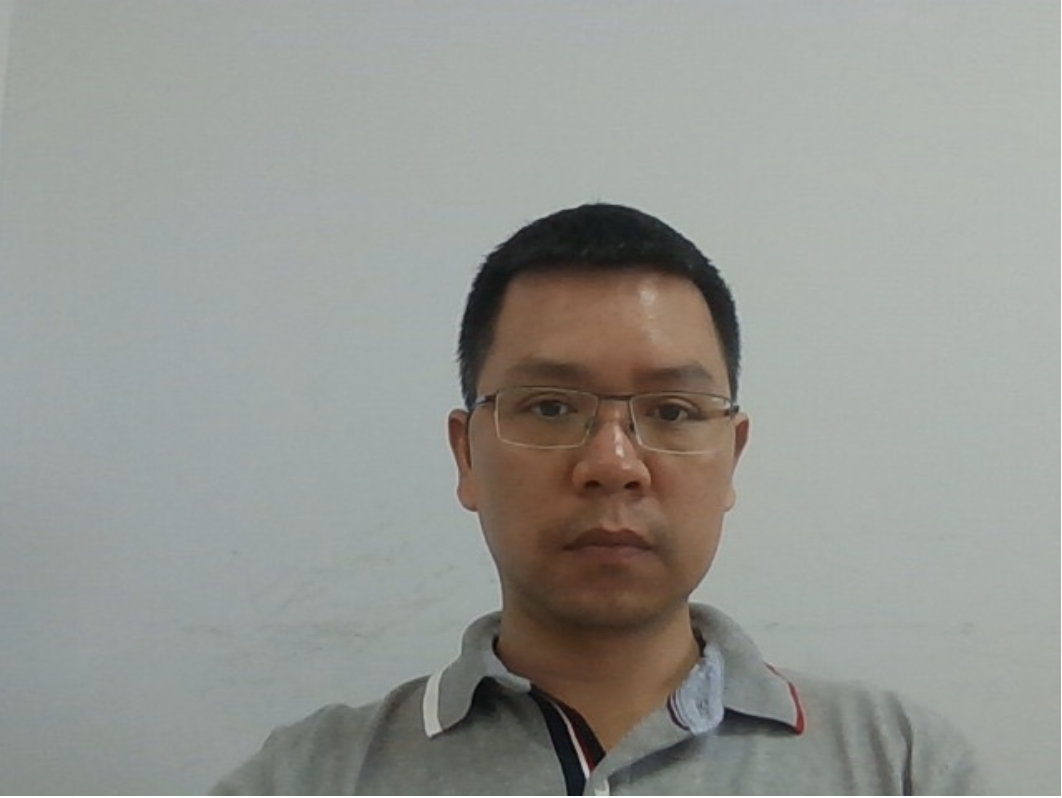
#> input picture Week_3/coming_pic.png, 1062 x 798 px
$ jupyter execute index.ipynb   (older library calls are emulated)
#> lines starting #> are read from the running program, lines starting #| are printed output that depends on the picture; after the words box and inside, x2 and y2 are one past the last pixel; in counts of white or black regions, pixels touching at a corner belong together; long printed decimals are rounded
[cell 1]
# Image blurring
import numpy as np
import cv2

# load image in grayscale mode
image = cv2.imread('coming_pic.png', 0)
#> image: shape (798, 1062); min 5, max 255, mean 150

# create kernel
kernel = np.ones((15,15), np.float32) / 225.0

# compute mean for each pixel
dst = cv2.filter2D(image, cv2.CV_8U, kernel)

# show images
cv2.imshow('image', image)
cv2.imshow('dst', dst)

# waiting for any keys pressed and close windows
cv2.waitKey(0)
cv2.destroyAllWindows()

[cell 2]
# Face Detection
import numpy as np
import cv2
face_cascade = cv2.CascadeClassifier('haarcascade_frontalface_default.xml')
image = cv2.imread('coming_pic.png', 1)
#> image is the input picture: shape (798, 1062, 3); mean B, G, R 146.6, 151.5, 149.6

gray = cv2.cvtColor(image, cv2.COLOR_BGR2GRAY)
faces = face_cascade.detectMultiScale(gray, 1.1, 4)
#> faces = [[444, 275, 333, 333]]
kernel = np.ones((9,9), np.float32) / 81

for (x, y, w, h) in faces:
    cv2.rectangle(image, (x, y), (x+w, y+h), (0, 255, 0), 1)
    roi=image[y:y+h,x:x+w]

    roi=cv2.filter2D(roi, cv2.CV_8U, kernel)
    roi=cv2.filter2D(roi, cv2.CV_8U, kernel)
    roi=cv2.filter2D(roi, cv2.CV_8U, kernel)

    image[y:y+h,x:x+w]=roi
#> this loop made 1 pass
#> pass 1, `roi=cv2.filter2D(roi, cv2.CV_8U, kernel)`:
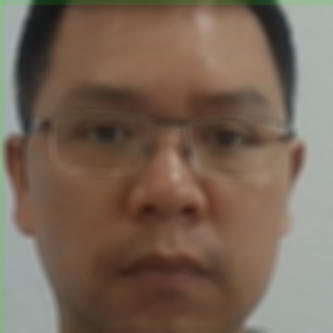
#> roi: shape (333, 333, 3); mean B, G, R 87, 102.1, 120.5
#> after the loop:
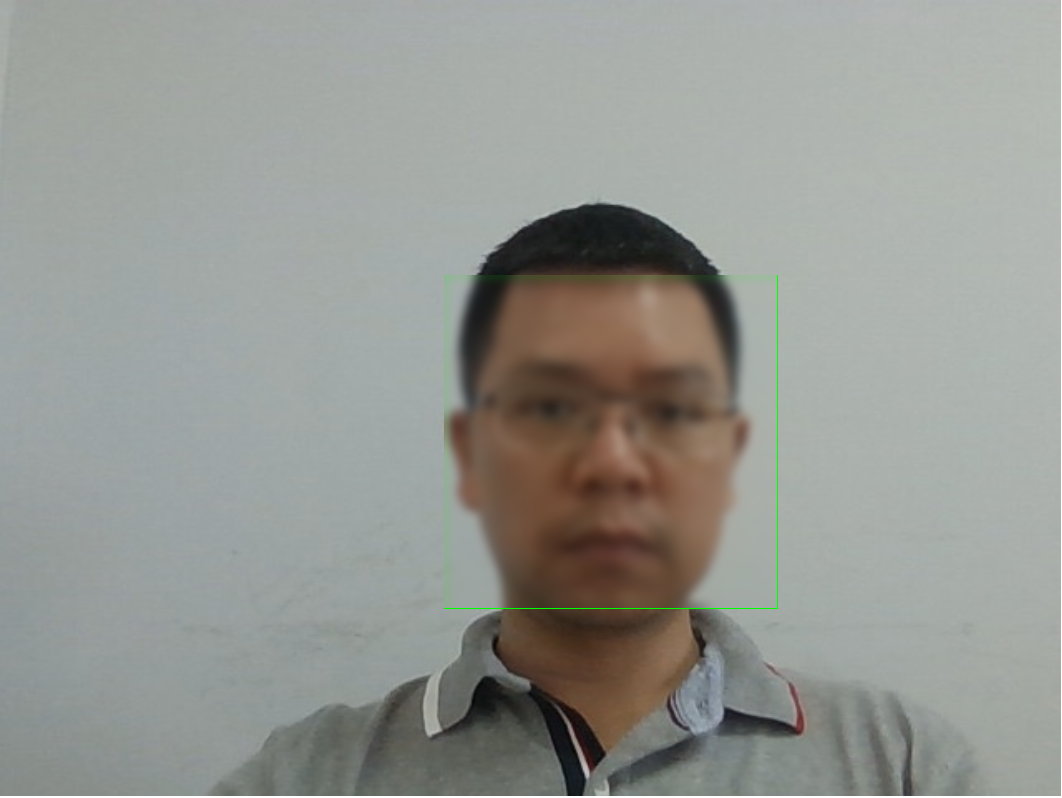
#> image: shape (798, 1062, 3); 12.53% of pixels changed, all inside (x1, y1, x2, y2) = (444, 275, 778, 609)

cv2.imshow('image', image)
cv2.waitKey(0)
cv2.destroyAllWindows()

[cell 3]
import numpy as np
import cv2

# load image in grayscale mode
image = cv2.imread('mrbean_noise.jpg', 1)
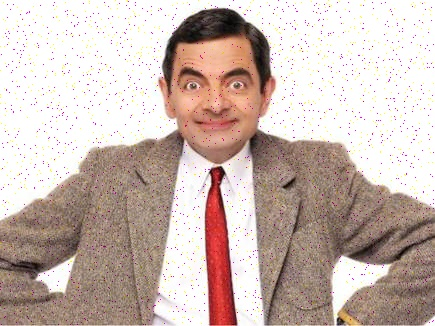
#> input picture Week_3/mrbean_noise.jpg, 435 x 326 px
#> image is the input picture: shape (326, 435, 3); mean B, G, R 178.1, 185.3, 202.7
b, g, r = cv2.split(image)
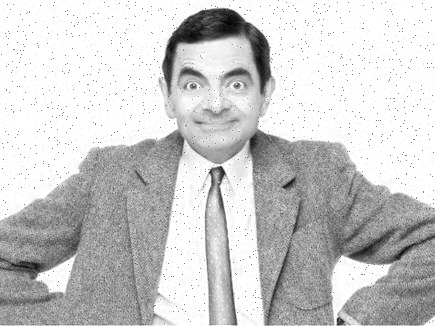
#> r: shape (326, 435); min 5, max 255, mean 202.7

# show images
cv2.imwrite("output.png",image)
#> Out = True

[cell 4]
import numpy as np
import cv2

image=cv2.imread("mrbean_noise.jpg")
image_1=cv2.medianBlur(image,3)
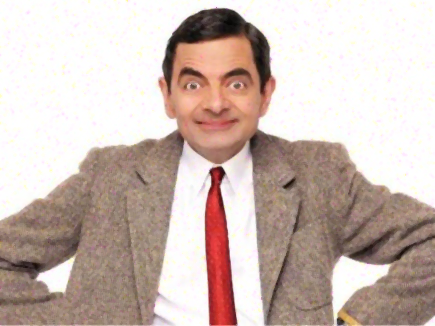
#> image_1: shape (326, 435, 3); mean B, G, R 180.1, 187.2, 204.3
cv2.imwrite("output.png",image_1)
#> Out = True

[cell 5]
import numpy as np
import cv2
from scipy.ndimage.filters import generic_filter

# 1. Đọc ảnh và chuyển sang grayscale
img = cv2.imread('img.jpg')
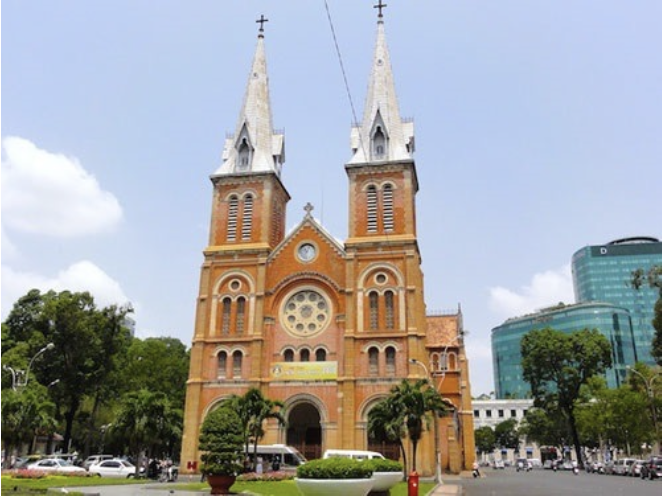
#> input picture Week_3/img.jpg, 664 x 496 px
#> img is the input picture: shape (496, 664, 3); mean B, G, R 163.6, 161.8, 159.6
print(img.shape)
#| (496, 664, 3)
# Đọc ảnh gốc
gray = cv2.cvtColor(img, cv2.COLOR_BGR2GRAY)          # Chuyển sang ảnh xám
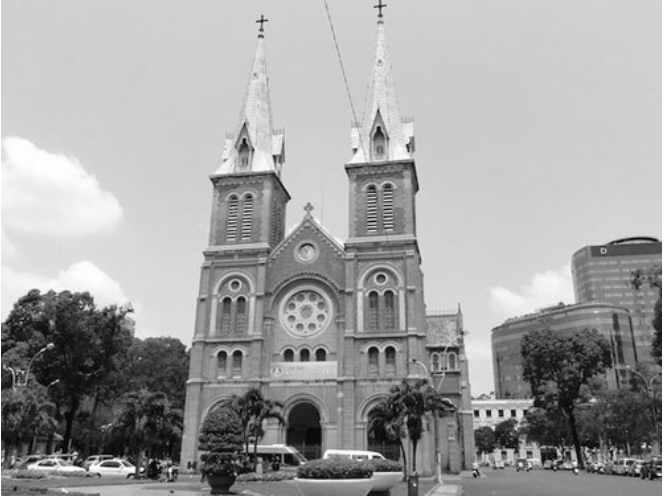
#> gray: shape (496, 664); min 3, max 255, mean 161.3
cv2.imwrite('edge_s1.jpg', gray)                      # Lưu ảnh xám gốc

# 2. Chuyển sang float để tính toán chính xác
x = gray.astype('float')

# 3. Áp dụng kernel 7x7 với hàm np.std (tính standard deviation)
x_filt = generic_filter(x, np.std, size=7)
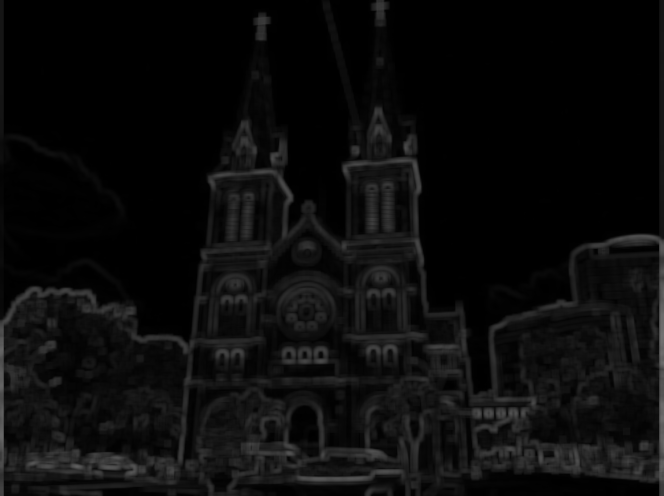
#> x_filt: shape (496, 664) float64; min 0, max 113.3, mean 11.8
cv2.imwrite('edge_s2.jpg', x_filt)                    # Lưu ảnh thể hiện texture theo độ lệch chuẩn
print(x_filt.shape)
#| (496, 664)
# 4. Ngưỡng hóa (threshold): loại bỏ các vùng phẳng (texture yếu)
x_filt[x_filt < 20] = 0
cv2.imwrite('edge_s3.jpg', x_filt)                    # Lưu ảnh sau khi lọc

# 5. In giá trị lớn nhất để biết độ nổi bật của texture
maxv = np.max(x_filt)
#> maxv = 113.3
print("Max value in filtered image:", maxv)
#| Max value in filtered image: 113.255

# 6. Khuếch đại contrast để dễ nhìn hơn
x_filt = x_filt * 2.5
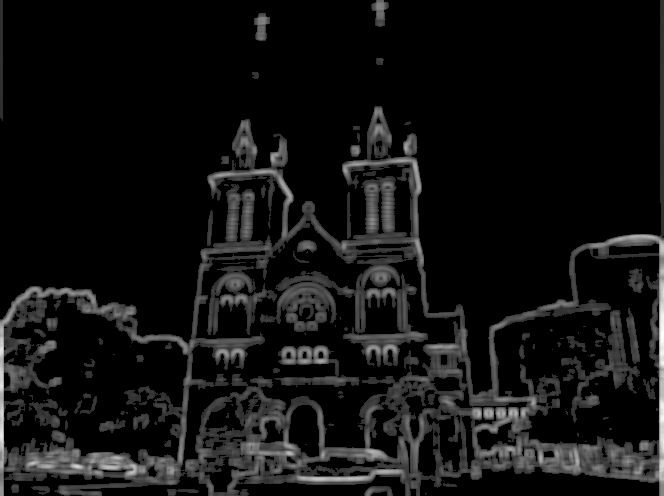
#> x_filt: shape (496, 664) float64; min 0, max 283.1, mean 20.4; drawn with min black and max white
cv2.imwrite('edge_s4.jpg', x_filt)
#> Out = True

[cell 6]
import matplotlib.pyplot as plt

# Các giá trị có thể xuất hiện khi tung xúc xắc
x = [1, 2, 3, 4, 5, 6]

# Xác suất cho từng giá trị (đều nhau)
pmf = [1/6] * 6  # mỗi giá trị đều có xác suất bằng nhau

# Vẽ biểu đồ cột
plt.bar(x, pmf, color='dodgerblue', edgecolor='black')

# Gắn nhãn trục
plt.xlabel('Giá trị xúc xắc (X)')
plt.ylabel('Xác suất P(X)')
plt.title('PMF – Probability Mass Function of a Fair Dice')

# Gắn giá trị lên đầu mỗi cột
for i in range(len(x)):
    plt.text(x[i], pmf[i] + 0.005, "1/6", ha='center')

# Hiển thị
plt.ylim(0, 0.2)
plt.grid(axis='y', linestyle='--', alpha=0.5)
plt.show()

[cell 7]
import numpy as np
import matplotlib.pyplot as plt
from scipy.stats import norm

# Tạo giá trị liên tục
x = np.linspace(130, 210, 500)

# Tạo PDF với mean = 170, std = 10
pdf = norm.pdf(x, loc=170, scale=170)

# Vẽ đường PDF
plt.plot(x, pdf, color='darkgreen')

# Tô mờ toàn bộ vùng dưới đường cong (nếu muốn)
plt.fill_between(x, pdf, alpha=0.1, color='lightblue')

# Tô đậm vùng từ 160 đến 180
x_fill = np.linspace(160, 180, 200)
pdf_fill = norm.pdf(x_fill, loc=170, scale=10)
plt.fill_between(x_fill, pdf_fill, color='dodgerblue', alpha=0.7)

# Thêm nhãn và tiêu đề
plt.title('PDF – Normal Distribution (Chiều cao người)')
plt.xlabel('Chiều cao (cm)')
plt.ylabel('Mật độ xác suất f(x)')
plt.grid(True)
plt.show()
#> figure, not shown here; curve peaks at x = 169.9, y = 0.00235

[cell 8]
import numpy as np
import matplotlib.pyplot as plt
from collections import Counter

# 1. Sinh dữ liệu rời rạc (giống xúc xắc)
np.random.seed(42)
data = np.random.randint(1, 7, size=1000)

# 2. Đếm tần suất và tính CDF
counts = Counter(data)
values = np.array(sorted(counts.keys()))
frequencies = np.array([counts[val] for val in values])
cdf = np.cumsum(frequencies) / sum(frequencies)

# 3. Vẽ step CDF kèm bar cho từng bậc
plt.figure(figsize=(8, 5))

# Vẽ hàm CDF dạng bậc thang
plt.step(values, cdf, where='post', label='CDF (step)', color='black', linewidth=2)

# Tô đậm từng bậc bằng các cột riêng
for i, val in enumerate(values):
    plt.bar(val, cdf[i], width=0.4, alpha=0.6, color='steelblue', edgecolor='black')

# 4. Trang trí biểu đồ
plt.title("CDF for Discrete Variable (Bar Highlighted)")
plt.xlabel("Discrete Value")
plt.ylabel("Cumulative Probability")
plt.xticks(values)
plt.grid(True, linestyle='--', alpha=0.5)
plt.ylim(0, 1.05)
plt.legend()
plt.tight_layout()
plt.show()

[cell 9]
import numpy as np
import matplotlib.pyplot as plt
from scipy.stats import norm

x = np.linspace(130, 210, 500)
cdf = norm.cdf(x, loc=170, scale=10)

plt.plot(x, cdf, color='blue')
plt.title('CDF – Normal Distribution (Chiều cao người)')
plt.xlabel('Chiều cao (cm)')
plt.ylabel('Xác suất tích lũy F(x)')
plt.grid(True)
plt.show()
#> figure, not shown here; curve peaks at x = 210, y = 1

[cell 10]
import numpy as np
import matplotlib.pyplot as plt
from scipy.stats import uniform

# Khoảng giá trị đều
a = 130
b = 180

# Tạo các điểm x liên tục để vẽ
x = np.linspace(120, 190, 500)

# PDF phân phối đều
pdf = uniform.pdf(x, loc=a, scale=b - a)

# Tính xác suất từ x1 đến x2
x1 = 140
x2 = 170
area = uniform.cdf(x2, loc=a, scale=b - a) - uniform.cdf(x1, loc=a, scale=b - a)
print(f"Xác suất từ {x1} đến {x2}: {area:.4f}")

# Vẽ biểu đồ
plt.plot(x, pdf, color='darkorange', label='Uniform PDF')
plt.fill_between(x, pdf, where=(x >= x1) & (x <= x2), color='orange', alpha=0.4, label=f'[{x1}, {x2}]')
plt.title('PDF – Uniform Distribution')
plt.xlabel('Giá trị x')
plt.ylabel('Mật độ xác suất f(x)')
plt.legend()
plt.grid(True)
plt.show()
#> figure, not shown here; curve peaks at x = 130.1, y = 0.02

[cell 11]
import numpy as np
import matplotlib.pyplot as plt
from scipy.stats import uniform

# Tham số đầu vào
x_input = 180

# Thiết lập phân phối chuẩn
mean = 170
std = 0

# Dữ liệu cho đồ thị
x = np.linspace(130, 210, 500)
cdf = uniform.cdf(x, loc=mean, scale=std)
cdf_val = uniform.cdf(x_input, loc=mean, scale=std)

# Vẽ biểu đồ CDF
plt.plot(x, cdf, color='blue', label='CDF')
plt.axvline(x=x_input, color='blue', linestyle='--', label=f'x = {x_input}')
plt.axhline(y=cdf_val, color='gray', linestyle='--')

# Đánh dấu điểm và hiển thị xác suất trên trục y
plt.plot(x_input, cdf_val, 'ro')  # Đánh dấu tại điểm giao
plt.text(130, cdf_val, f'{cdf_val:.4f}', va='center', ha='left', fontsize=10, color='black')

# Trang trí biểu đồ
plt.title('CDF – Normal Distribution (Chiều cao người)')
plt.xlabel('Chiều cao (cm)')
plt.ylabel('Xác suất tích lũy F(x)')
plt.grid(True)
plt.legend()
plt.show()

[cell 12]
import numpy as np
import matplotlib.pyplot as plt

# 1. Sinh dữ liệu: 1000 giá trị từ phân phối chuẩn (mean=0, std=1)
np.random.seed(42)
data = np.random.normal(loc=0, scale=1, size=1000)

# 2. Vẽ histogram
plt.figure(figsize=(8, 5))
plt.hist(data, bins=30, color='skyblue', edgecolor='black', alpha=0.7)

# 3. Trang trí
plt.title("Histogram of Normally Distributed Data", fontsize=14)
plt.xlabel("Value", fontsize=12)
plt.ylabel("Frequency", fontsize=12)
plt.grid(axis='y', linestyle='--', alpha=0.4)
plt.tight_layout()

# 4. Hiển thị
plt.show()
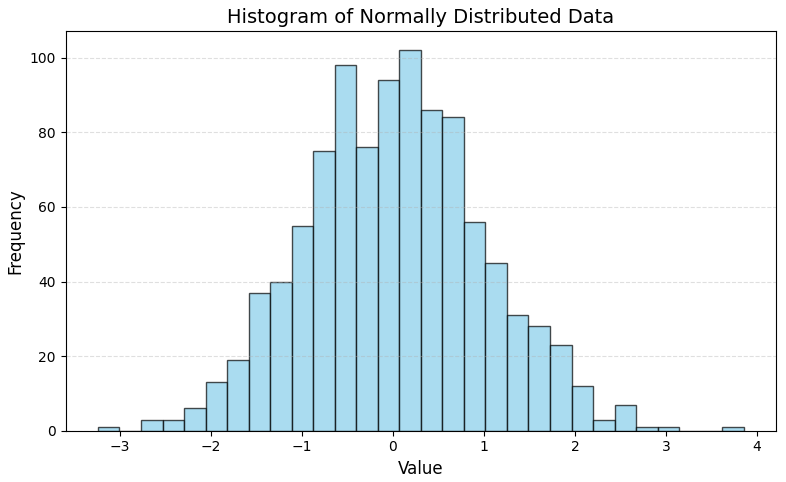
#> figure drawn by matplotlib, 1 panel; tallest bar 102 high, from x = 0.0693 to 0.306
